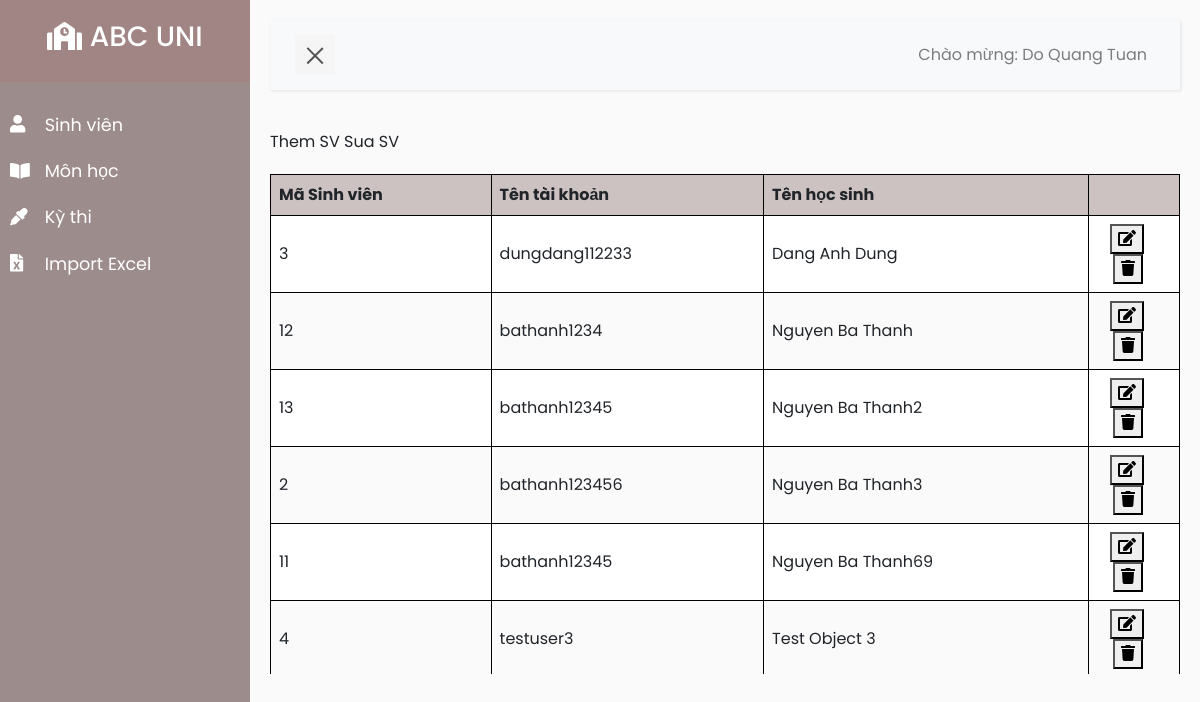
The page /admin.php?location=student (signed in) on the database its author committed.
### tables this page shows
CREATE TABLE `user` (
  `user_id` int(11) NOT NULL,
  `username` varchar(100) NOT NULL,
  `password` varchar(100) NOT NULL,
  `fullname` varchar(200) NOT NULL,
  `isAdmin` int(11) NOT NULL DEFAULT '0'
);

### core/data/PDOdata.php (called while the page is built, shortened)
<?php
class PDOData {
  private $db = null;
  private $servername = "localhost:3307";
  private $database = "abcuni_db";
  private $username = "root";
  private $password = "quangtuan99";
  public function __construct() {
    try {
      $this->db = new PDO("mysql:host=$this->servername;dbname=$this->database", $this->username, $this->password);
    } catch(PDOException $e) { echo $e->getMessage();	}
  }
  public function __destruct() {
    try {
      $this->db = null;
    } catch(PDOException $e) { echo $e->getMessage();	}
  }
  public function doQuery($query) {
    $ret = array();
    try {
      $stmt = $this->db->query($query);
      if ($stmt) {
        while ($row = $stmt->fetch(PDO::FETCH_ASSOC)) {
          $ret[] = $row;
        }
      }
    } catch(PDOException $e) {	echo $query; }
    return $ret;
  }
}

### admin/model/Data.php (called while the page is built, shortened)
<?php
require_once("core/data/PDOData.php");
class Data {
  public function getStudentList() {
    $db = new PDOData();
    $data = $db->doQuery("
      select user_id, username, fullname
      from user
      where isAdmin = 0
      order by fullname asc;
    ");
    return $data;
  }
}

### admin/view/DataView.php (the view, shortened to what this page needs)
<?php
class DataView {
  private $data;
  private $addPath;
  private $modifyPath;
  public function __construct($data) {
    $this->data = $data;
    $this->current_path = "http://$_SERVER[HTTP_HOST]$_SERVER[REQUEST_URI]";
    $arr = explode('&&', $this->current_path);
    $path = "";
    for ($i = 0; $i < count($arr); ++$i){
      if ($i == 0){
        $path .= $arr[$i];
      }
      else {
        if (strpos($arr[$i], 'modify') === false) {
          $path .= '&&' . $arr[$i];
        }
      }
    }
    $this->current_path = $path;
    $this->addPath = $this->current_path . '&&modify=add';
    $this->modifyPath = $this->current_path . '&&modify=modify';
  }
  public function studentListView() {
    $html = "";
    $html .= '
    <a href="'.$this->addPath.'">Them SV</a>
    <a href="'.$this->modifyPath.'">Sua SV</a>
    ';
    if (count($this->data) == 0) {
      $html .= "Khong ton tai sinh vien nao.";
    }
    else {
		$html .= '
      <div>
      <div id="table-wrapper">
      <div id="table-scroll">
      <table>
      <tr>
      <th>Mã Sinh viên</th>
      <th>Tên tài khoản</th>
      <th>Tên học sinh</th>
      <th></th>
      </tr>';
      foreach ($this->data as $row){
        $html .= '
        <tr>
        <td>'.$row["user_id"].'</td>
        <td>'.$row["username"].'</td>
        <td>'.$row["fullname"].'</td>
        <td id="btnevd">
        <button id="button-edit" onclick="modify(this)"><i class="fas fa-edit"></i></button>
        <button id="button-delete" onclick="remove(this)"><i class="fas fa-trash"></i></button>
        </td>
        </tr>
        ';
      }
      $html.='
      </table>
      </div>
      </div>
      </div>';
      $html .= '
      <script>
      function remove(obj){
        var msv = obj.parentElement.parentElement.children[0].innerHTML;
        var url = "./admin.php?location=student&&std_deleted=1&&user_id=" + msv;
        location.replace(url);
      }
      function modify(obj){
        var msv = obj.parentElement.parentElement.children[0].innerHTML;
        var url = "./admin.php?location=student&&std_modified=1&&user_id=" + msv;
        location.replace(url);
      }
      </script>
      ';
    }
    return $html;
  }
}

### css/style5.css (style rules this page uses)
body { font-family: 'Poppins', sans-serif; background: #fafafa; }
a, a:hover, a:focus { color: inherit; text-decoration: none; transition: all 0.3s; }
table { height: 100px; border-collapse: collapse; border-spacing: 0; width: 100%; border: 1px solid #ddd; }
th { background: #ccc2c2; }
th, td { text-align: left; padding: 8px; }
tr:nth-child(even) { background-color: #fff }
table, th, td { border: 1px solid black; border-collapse: collapse; }
#btnevd { width:10%; }
#button-edit { margin-left:13px; }
#button-delete { margin-left:16px; }
th, td { */ padding: 15px; text-align: left; }
#table-wrapper { position:relative; }
#table-scroll { height:500px; overflow:auto; margin-top:20px; }
#table-wrapper table { width:100%; }

### rows shown on the page
user: user_id "3", username "dungdang112233", fullname "Dang Anh Dung"
user: user_id "12", username "bathanh1234", fullname "Nguyen Ba Thanh"
user: user_id "13", username "bathanh12345", fullname "Nguyen Ba Thanh2"
user: user_id "2", username "bathanh123456", fullname "Nguyen Ba Thanh3"
user: user_id "11", username "bathanh12345", fullname "Nguyen Ba Thanh69"
user: user_id "4", username "testuser3", fullname "Test Object 3"

### other values the page prints
$_SESSION["fullname"] "Do Quang Tuan"
